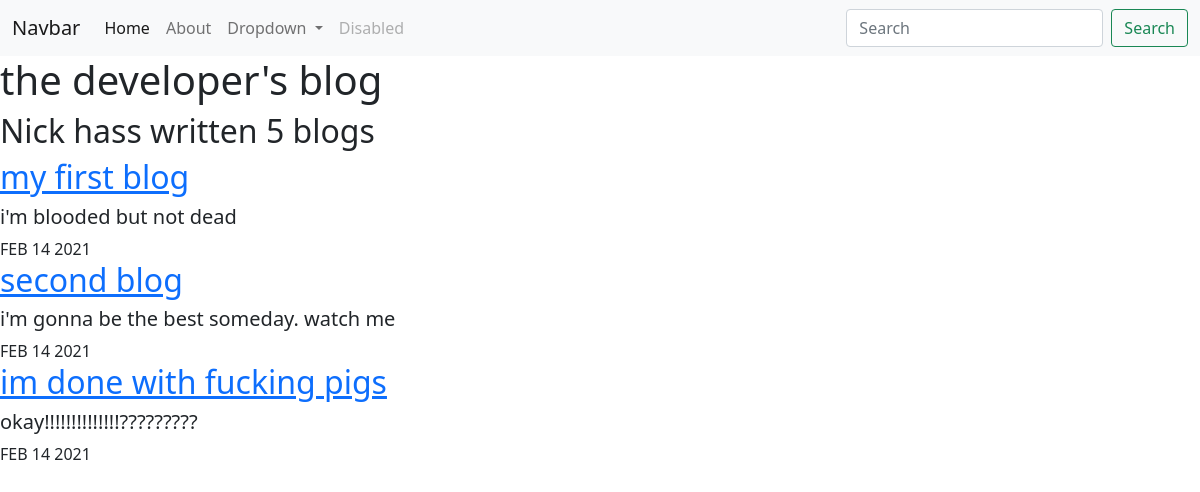
/blog/, run on an earlier commit of the app's database.
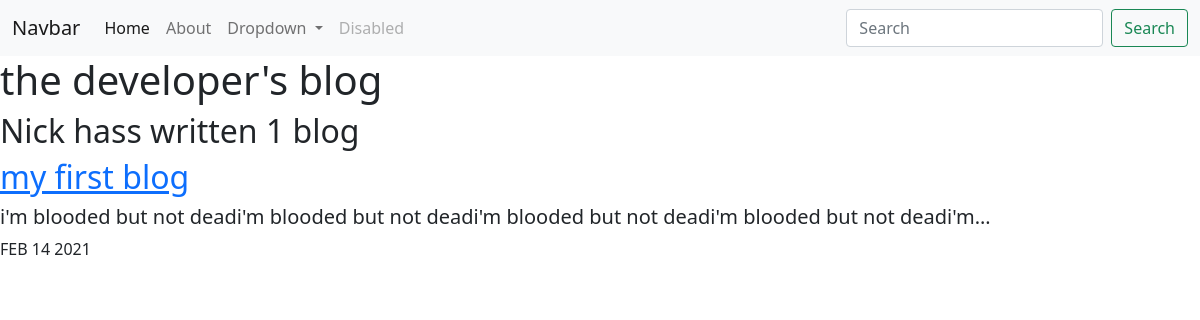
And on a later commit of the database.
### blog/models.py (models this page shows, shortened)
class Blog(models.Model):
    title = models.CharField(max_length=100)
    details = models.TextField()
    date = models.DateField()

### blog/views.py (the view)
# urls.py: path('', views.all_blogs, name='all_blogs'),
def all_blogs(request):
    blog_count = Blog.objects.count()
    blogs = Blog.objects.order_by('-date')[:3]
    return render(request, 'blog/all_blogs.html', {'blogs': blogs, 'blog_count': blog_count})

### blog/templates/blog/all_blogs.html (shortened to what this page needs)
{% extends 'portfolio/base.html' %}
{% block content %}
<h1>the developer's blog</h1>
<h2>Nick hass written {{ blog_count }} blog{{ blog_count|pluralize }}</h2>
{% for blog in blogs %}
<a href="{% url 'blog:detail' blog.id %}"><h2>{{ blog.title }}</h2></a>
<h5>{{ blog.details|truncatechars:100 }}</h5>
{{ blog.date|date:'M d Y'|upper }}
{% endfor %}
{% endblock %}

### portfolio/templates/portfolio/base.html (shortened to what this page needs)
<!doctype html>
<html lang="en">
  <head>
    <link href="https://cdn.jsdelivr.net/npm/bootstrap@5.0.0-beta2/dist/css/bootstrap.min.css" rel="stylesheet">
  </head>
  <body>
    <nav class="navbar navbar-expand-lg navbar-light bg-light">
        <div class="container-fluid">
          <a class="navbar-brand" href="#">Navbar</a>
          <div class="collapse navbar-collapse" id="navbarSupportedContent">
            <ul class="navbar-nav me-auto mb-2 mb-lg-0">
              <li class="nav-item">
                <a class="nav-link active" aria-current="page" href="#">Home</a>
              </li>
              <li class="nav-item">
                <a class="nav-link" href="#">About</a>
              </li>
              <li class="nav-item dropdown">
                <a class="nav-link dropdown-toggle" href="#" id="navbarDropdown" role="button" data-bs-toggle="dropdown" aria-expanded="false">
                  Dropdown
                </a>
              </li>
              <li class="nav-item">
                <a class="nav-link disabled" href="#" tabindex="-1" aria-disabled="true">Disabled</a>
              </li>
            </ul>
            <form class="d-flex">
              <input class="form-control me-2" type="search" placeholder="Search" aria-label="Search">
              <button class="btn btn-outline-success" type="submit">Search</button>
            </form>
          </div>
        </div>
      </nav>
      {% block content %}{% endblock %}
  </body>
</html>

What changed in the data, as far as the page shows it:
removed Blog: title "second blog", details "i'm gonna be the best someday. watch me", date "FEB 14 2021"
removed Blog: title "im done with fucking pigs", details "okay!!!!!!!!!!!!!!?????????", date "FEB 14 2021"
changed Blog "my first blog": details "i'm blooded but not dead" → "i'm blooded but not deadi'm blooded but not deadi'm blooded but not deadi'm blooded but not deadi'm…"
Also different on the page:
{{ blog_count }}: "5" → "1"
